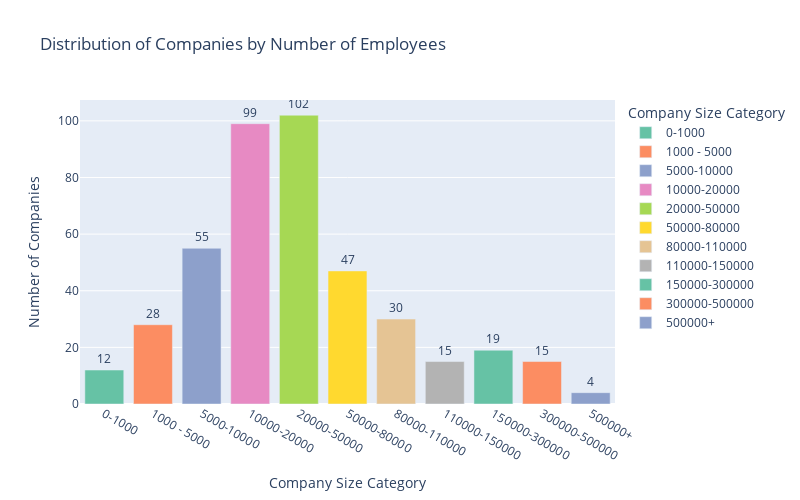

The code cell stored with this chart in its notebook:
### Code cell
#Scatter plot of company size: number of employees and esg risk percentile 
#compared next to the distribution of industry and risk percentile bar charts?
data = df2_cleaned[["Full Time Employees", "ESG Risk Percentile"]]
data = data[data["Full Time Employees"].astype(str) != "NA"]
data["Full Time Employees"] = data["Full Time Employees"].astype(str).str.replace(",", "").astype(float)


bins = [0, 1000, 5000, 10000, 20000, 50000, 80000, 110000, 150000, 300000, 500000, float("inf")]
labels = ["0-1000", "1000 - 5000", "5000-10000", "10000-20000", "20000-50000", "50000-80000", "80000-110000", "110000-150000", "150000-300000", "300000-500000", "500000+"]

data["Company Size Category"] = pd.cut(data["Full Time Employees"], bins=bins, labels=labels, right=False)
size_counts = data["Company Size Category"].value_counts().reset_index()
size_counts.columns = ["Company Size Category", "Count"]

size_counts["Company Size Category"] = pd.Categorical(size_counts["Company Size Category"], categories=labels, ordered=True)
size_counts = size_counts.sort_values("Company Size Category")

fig = px.bar(
    size_counts, 
    x="Company Size Category", 
    y="Count", 
    title="Distribution of Companies by Number of Employees",
    text=size_counts["Count"],  # Display count on bars
    color="Company Size Category",  # Use different colors for categories
    color_discrete_sequence=px.colors.qualitative.Set2  # Custom color palette
)

# Adjust layout
fig.update_traces(textposition="outside")  # Show text outside bars
fig.update_layout(
    xaxis_title="Company Size Category", 
    yaxis_title="Number of Companies",
    bargap=0.2,  # Space between bars
    width=800,  # Increase figure width
    height=500   # Increase figure height
)

fig.show()

### Figure 1 — Plotly figure (JSON) as saved in the notebook; plotly's stock layout.template omitted (floating-point values rounded to 4 significant figures)
{"data": [{"hovertemplate": "Company Size Category=%{x}<br>Count=%{text}<extra></extra>", "legendgroup": "0-1000", "marker": {"color": "rgb(102,194,165)", "pattern": {"shape": ""}}, "name": "0-1000", "orientation": "v", "showlegend": true, "text": [12.0], "textposition": "outside", "type": "bar", "x": ["0-1000"], "xaxis": "x", "y": [12], "yaxis": "y"}, {"hovertemplate": "Company Size Category=%{x}<br>Count=%{text}<extra></extra>", "legendgroup": "1000 - 5000", "marker": {"color": "rgb(252,141,98)", "pattern": {"shape": ""}}, "name": "1000 - 5000", "orientation": "v", "showlegend": true, "text": [28.0], "textposition": "outside", "type": "bar", "x": ["1000 - 5000"], "xaxis": "x", "y": [28], "yaxis": "y"}, {"hovertemplate": "Company Size Category=%{x}<br>Count=%{text}<extra></extra>", "legendgroup": "5000-10000", "marker": {"color": "rgb(141,160,203)", "pattern": {"shape": ""}}, "name": "5000-10000", "orientation": "v", "showlegend": true, "text": [55.0], "textposition": "outside", "type": "bar", "x": ["5000-10000"], "xaxis": "x", "y": [55], "yaxis": "y"}, {"hovertemplate": "Company Size Category=%{x}<br>Count=%{text}<extra></extra>", "legendgroup": "10000-20000", "marker": {"color": "rgb(231,138,195)", "pattern": {"shape": ""}}, "name": "10000-20000", "orientation": "v", "showlegend": true, "text": [99.0], "textposition": "outside", "type": "bar", "x": ["10000-20000"], "xaxis": "x", "y": [99], "yaxis": "y"}, {"hovertemplate": "Company Size Category=%{x}<br>Count=%{text}<extra></extra>", "legendgroup": "20000-50000", "marker": {"color": "rgb(166,216,84)", "pattern": {"shape": ""}}, "name": "20000-50000", "orientation": "v", "showlegend": true, "text": [102.0], "textposition": "outside", "type": "bar", "x": ["20000-50000"], "xaxis": "x", "y": [102], "yaxis": "y"}, {"hovertemplate": "Company Size Category=%{x}<br>Count=%{text}<extra></extra>", "legendgroup": "50000-80000", "marker": {"color": "rgb(255,217,47)", "pattern": {"shape": ""}}, "name": "50000-80000", "orientation": "v", "showlegend": true, "text": [47.0], "textposition": "outside", "type": "bar", "x": ["50000-80000"], "xaxis": "x", "y": [47], "yaxis": "y"}, {"hovertemplate": "Company Size Category=%{x}<br>Count=%{text}<extra></extra>", "legendgroup": "80000-110000", "marker": {"color": "rgb(229,196,148)", "pattern": {"shape": ""}}, "name": "80000-110000", "orientation": "v", "showlegend": true, "text": [30.0], "textposition": "outside", "type": "bar", "x": ["80000-110000"], "xaxis": "x", "y": [30], "yaxis": "y"}, {"hovertemplate": "Company Size Category=%{x}<br>Count=%{text}<extra></extra>", "legendgroup": "110000-150000", "marker": {"color": "rgb(179,179,179)", "pattern": {"shape": ""}}, "name": "110000-150000", "orientation": "v", "showlegend": true, "text": [15.0], "textposition": "outside", "type": "bar", "x": ["110000-150000"], "xaxis": "x", "y": [15], "yaxis": "y"}, {"hovertemplate": "Company Size Category=%{x}<br>Count=%{text}<extra></extra>", "legendgroup": "150000-300000", "marker": {"color": "rgb(102,194,165)", "pattern": {"shape": ""}}, "name": "150000-300000", "orientation": "v", "showlegend": true, "text": [19.0], "textposition": "outside", "type": "bar", "x": ["150000-300000"], "xaxis": "x", "y": [19], "yaxis": "y"}, {"hovertemplate": "Company Size Category=%{x}<br>Count=%{text}<extra></extra>", "legendgroup": "300000-500000", "marker": {"color": "rgb(252,141,98)", "pattern": {"shape": ""}}, "name": "300000-500000", "orientation": "v", "showlegend": true, "text": [15.0], "textposition": "outside", "type": "bar", "x": ["300000-500000"], "xaxis": "x", "y": [15], "yaxis": "y"}, {"hovertemplate": "Company Size Category=%{x}<br>Count=%{text}<extra></extra>", "legendgroup": "500000+", "marker": {"color": "rgb(141,160,203)", "pattern": {"shape": ""}}, "name": "500000+", "orientation": "v", "showlegend": true, "text": [4.0], "textposition": "outside", "type": "bar", "x": ["500000+"], "xaxis": "x", "y": [4], "yaxis": "y"}], "layout": {"bargap": 0.2, "barmode": "relative", "height": 500, "legend": {"title": {"text": "Company Size Category"}, "tracegroupgap": 0}, "title": {"text": "Distribution of Companies by Number of Employees"}, "width": 800, "xaxis": {"anchor": "y", "categoryarray": ["0-1000", "1000 - 5000", "5000-10000", "10000-20000", "20000-50000", "50000-80000", "80000-110000", "110000-150000", "150000-300000", "300000-500000", "500000+"], "categoryorder": "array", "domain": [0, 1], "title": {"text": "Company Size Category"}}, "yaxis": {"anchor": "x", "domain": [0, 1], "title": {"text": "Number of Companies"}}}}
